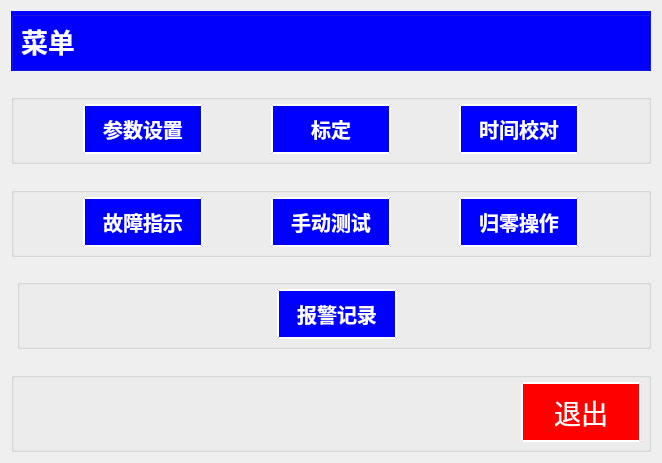
<?xml version="1.0" encoding="UTF-8"?>
<ui version="4.0">
 <class>Form_Meun</class>
 <widget class="QWidget" name="Form_Meun">
  <property name="geometry">
   <rect>
    <x>0</x>
    <y>0</y>
    <width>662</width>
    <height>463</height>
   </rect>
  </property>
  <property name="windowTitle">
   <string>Form</string>
  </property>
  <layout class="QGridLayout" name="gridLayout_7">
   <item row="1" column="1">
    <spacer name="verticalSpacer">
     <property name="orientation">
      <enum>Qt::Vertical</enum>
     </property>
     <property name="sizeHint" stdset="0">
      <size>
       <width>20</width>
       <height>14</height>
      </size>
     </property>
    </spacer>
   </item>
   <item row="2" column="0" colspan="2">
    <widget class="QGroupBox" name="groupBox_2">
     <property name="styleSheet">
      <string notr="true">QGroupBox{ margin-top:0px;} QGroupBox:title {margin-top: 0px;}</string>
     </property>
     <property name="title">
      <string/>
     </property>
     <layout class="QGridLayout" name="gridLayout_4">
      <item row="0" column="4">
       <spacer name="horizontalSpacer_3">
        <property name="orientation">
         <enum>Qt::Horizontal</enum>
        </property>
        <property name="sizeHint" stdset="0">
         <size>
          <width>73</width>
          <height>20</height>
         </size>
        </property>
       </spacer>
      </item>
      <item row="0" column="1">
       <widget class="QPushButton" name="btn_Parameter">
        <property name="minimumSize">
         <size>
          <width>120</width>
          <height>50</height>
         </size>
        </property>
        <property name="maximumSize">
         <size>
          <width>120</width>
          <height>50</height>
         </size>
        </property>
        <property name="font">
         <font>
          <pointsize>15</pointsize>
          <weight>75</weight>
          <italic>false</italic>
          <bold>true</bold>
         </font>
        </property>
        <property name="styleSheet">
         <string notr="true">QPushButton { background-color:rgb(0, 0, 255);} 
QPushButton:hover { background-color: rgb(100, 0, 255); }
QPushButton {color:rgb(255, 255, 255);
                             border-style: outset;
                           	border-width: 2px;
	                         border-color: white;}
</string>
        </property>
        <property name="text">
         <string>参数设置</string>
        </property>
       </widget>
      </item>
      <item row="0" column="5">
       <widget class="QPushButton" name="pushButton_3">
        <property name="minimumSize">
         <size>
          <width>120</width>
          <height>50</height>
         </size>
        </property>
        <property name="maximumSize">
         <size>
          <width>120</width>
          <height>50</height>
         </size>
        </property>
        <property name="font">
         <font>
          <pointsize>15</pointsize>
          <weight>75</weight>
          <italic>false</italic>
          <bold>true</bold>
         </font>
        </property>
        <property name="styleSheet">
         <string notr="true">QPushButton { background-color:rgb(0, 0, 255);} 
QPushButton:hover { background-color: rgb(100, 0, 255); }
QPushButton {color:rgb(255, 255, 255);
                             border-style: outset;
                           	border-width: 2px;
	                         border-color: white;}
</string>
        </property>
        <property name="text">
         <string>时间校对</string>
        </property>
       </widget>
      </item>
      <item row="0" column="3">
       <widget class="QPushButton" name="pushButton_2">
        <property name="minimumSize">
         <size>
          <width>120</width>
          <height>50</height>
         </size>
        </property>
        <property name="maximumSize">
         <size>
          <width>120</width>
          <height>50</height>
         </size>
        </property>
        <property name="font">
         <font>
          <pointsize>15</pointsize>
          <weight>75</weight>
          <italic>false</italic>
          <bold>true</bold>
         </font>
        </property>
        <property name="styleSheet">
         <string notr="true">QPushButton { background-color:rgb(0, 0, 255);} 
QPushButton:hover { background-color: rgb(100, 0, 255); }
QPushButton {color:rgb(255, 255, 255);
                             border-style: outset;
                           	border-width: 2px;
	                         border-color: white;}
</string>
        </property>
        <property name="text">
         <string> 标定 </string>
        </property>
       </widget>
      </item>
      <item row="0" column="2">
       <spacer name="horizontalSpacer_2">
        <property name="orientation">
         <enum>Qt::Horizontal</enum>
        </property>
        <property name="sizeHint" stdset="0">
         <size>
          <width>74</width>
          <height>20</height>
         </size>
        </property>
       </spacer>
      </item>
      <item row="0" column="6">
       <spacer name="horizontalSpacer_4">
        <property name="orientation">
         <enum>Qt::Horizontal</enum>
        </property>
        <property name="sizeHint" stdset="0">
         <size>
          <width>73</width>
          <height>20</height>
         </size>
        </property>
       </spacer>
      </item>
      <item row="0" column="0">
       <spacer name="horizontalSpacer_5">
        <property name="orientation">
         <enum>Qt::Horizontal</enum>
        </property>
        <property name="sizeHint" stdset="0">
         <size>
          <width>73</width>
          <height>20</height>
         </size>
        </property>
       </spacer>
      </item>
     </layout>
    </widget>
   </item>
   <item row="3" column="1">
    <spacer name="verticalSpacer_2">
     <property name="orientation">
      <enum>Qt::Vertical</enum>
     </property>
     <property name="sizeHint" stdset="0">
      <size>
       <width>20</width>
       <height>15</height>
      </size>
     </property>
    </spacer>
   </item>
   <item row="4" column="0" colspan="2">
    <widget class="QGroupBox" name="groupBox_3">
     <property name="styleSheet">
      <string notr="true">QGroupBox{ margin-top:0px;} QGroupBox:title {margin-top: 0px;}</string>
     </property>
     <property name="title">
      <string/>
     </property>
     <layout class="QGridLayout" name="gridLayout_3">
      <item row="0" column="0">
       <spacer name="horizontalSpacer_9">
        <property name="orientation">
         <enum>Qt::Horizontal</enum>
        </property>
        <property name="sizeHint" stdset="0">
         <size>
          <width>70</width>
          <height>20</height>
         </size>
        </property>
       </spacer>
      </item>
      <item row="0" column="1">
       <widget class="QPushButton" name="pushButton_4">
        <property name="minimumSize">
         <size>
          <width>120</width>
          <height>50</height>
         </size>
        </property>
        <property name="maximumSize">
         <size>
          <width>120</width>
          <height>50</height>
         </size>
        </property>
        <property name="font">
         <font>
          <pointsize>15</pointsize>
          <weight>75</weight>
          <italic>false</italic>
          <bold>true</bold>
         </font>
        </property>
        <property name="styleSheet">
         <string notr="true">QPushButton { background-color:rgb(0, 0, 255);} 
QPushButton:hover { background-color: rgb(100, 0, 255); }
QPushButton {color:rgb(255, 255, 255);
                             border-style: outset;
                           	border-width: 2px;
	                         border-color: white;}
</string>
        </property>
        <property name="text">
         <string>故障指示</string>
        </property>
       </widget>
      </item>
      <item row="0" column="2">
       <spacer name="horizontalSpacer_6">
        <property name="orientation">
         <enum>Qt::Horizontal</enum>
        </property>
        <property name="sizeHint" stdset="0">
         <size>
          <width>70</width>
          <height>20</height>
         </size>
        </property>
       </spacer>
      </item>
      <item row="0" column="3">
       <widget class="QPushButton" name="pushButton_5">
        <property name="minimumSize">
         <size>
          <width>120</width>
          <height>50</height>
         </size>
        </property>
        <property name="maximumSize">
         <size>
          <width>120</width>
          <height>50</height>
         </size>
        </property>
        <property name="font">
         <font>
          <pointsize>15</pointsize>
          <weight>75</weight>
          <italic>false</italic>
          <bold>true</bold>
         </font>
        </property>
        <property name="styleSheet">
         <string notr="true">QPushButton { background-color:rgb(0, 0, 255);} 
QPushButton:hover { background-color: rgb(100, 0, 255); }
QPushButton {color:rgb(255, 255, 255);
                             border-style: outset;
                           	border-width: 2px;
	                         border-color: white;}
</string>
        </property>
        <property name="text">
         <string>手动测试</string>
        </property>
       </widget>
      </item>
      <item row="0" column="4">
       <spacer name="horizontalSpacer_7">
        <property name="orientation">
         <enum>Qt::Horizontal</enum>
        </property>
        <property name="sizeHint" stdset="0">
         <size>
          <width>70</width>
          <height>20</height>
         </size>
        </property>
       </spacer>
      </item>
      <item row="0" column="5">
       <widget class="QPushButton" name="pushButton_6">
        <property name="minimumSize">
         <size>
          <width>120</width>
          <height>50</height>
         </size>
        </property>
        <property name="maximumSize">
         <size>
          <width>120</width>
          <height>50</height>
         </size>
        </property>
        <property name="font">
         <font>
          <pointsize>15</pointsize>
          <weight>75</weight>
          <italic>false</italic>
          <bold>true</bold>
         </font>
        </property>
        <property name="styleSheet">
         <string notr="true">QPushButton { background-color:rgb(0, 0, 255);} 
QPushButton:hover { background-color: rgb(100, 0, 255); }
QPushButton {color:rgb(255, 255, 255);
                             border-style: outset;
                           	border-width: 2px;
	                         border-color: white;}
</string>
        </property>
        <property name="text">
         <string>归零操作</string>
        </property>
       </widget>
      </item>
      <item row="0" column="6">
       <spacer name="horizontalSpacer_8">
        <property name="orientation">
         <enum>Qt::Horizontal</enum>
        </property>
        <property name="sizeHint" stdset="0">
         <size>
          <width>70</width>
          <height>20</height>
         </size>
        </property>
       </spacer>
      </item>
     </layout>
    </widget>
   </item>
   <item row="5" column="1">
    <spacer name="verticalSpacer_3">
     <property name="orientation">
      <enum>Qt::Vertical</enum>
     </property>
     <property name="sizeHint" stdset="0">
      <size>
       <width>20</width>
       <height>14</height>
      </size>
     </property>
    </spacer>
   </item>
   <item row="6" column="1">
    <widget class="QGroupBox" name="groupBox_4">
     <property name="styleSheet">
      <string notr="true">QGroupBox{ margin-top:0px;} QGroupBox:title {margin-top: 0px;}</string>
     </property>
     <property name="title">
      <string/>
     </property>
     <layout class="QGridLayout" name="gridLayout_2">
      <item row="0" column="1">
       <widget class="QPushButton" name="btn_Warning">
        <property name="minimumSize">
         <size>
          <width>120</width>
          <height>50</height>
         </size>
        </property>
        <property name="maximumSize">
         <size>
          <width>120</width>
          <height>50</height>
         </size>
        </property>
        <property name="font">
         <font>
          <pointsize>15</pointsize>
          <weight>75</weight>
          <italic>false</italic>
          <bold>true</bold>
         </font>
        </property>
        <property name="styleSheet">
         <string notr="true">QPushButton { background-color:rgb(0, 0, 255);} 
QPushButton:hover { background-color: rgb(100, 0, 255); }
QPushButton {color:rgb(255, 255, 255);
                             border-style: outset;
                           	border-width: 2px;
	                         border-color: white;}
</string>
        </property>
        <property name="text">
         <string>报警记录</string>
        </property>
       </widget>
      </item>
      <item row="0" column="0">
       <spacer name="horizontalSpacer_16">
        <property name="orientation">
         <enum>Qt::Horizontal</enum>
        </property>
        <property name="sizeHint" stdset="0">
         <size>
          <width>250</width>
          <height>20</height>
         </size>
        </property>
       </spacer>
      </item>
      <item row="0" column="3">
       <spacer name="horizontalSpacer_14">
        <property name="orientation">
         <enum>Qt::Horizontal</enum>
        </property>
        <property name="sizeHint" stdset="0">
         <size>
          <width>98</width>
          <height>20</height>
         </size>
        </property>
       </spacer>
      </item>
     </layout>
    </widget>
   </item>
   <item row="7" column="1">
    <spacer name="verticalSpacer_4">
     <property name="orientation">
      <enum>Qt::Vertical</enum>
     </property>
     <property name="sizeHint" stdset="0">
      <size>
       <width>20</width>
       <height>17</height>
      </size>
     </property>
    </spacer>
   </item>
   <item row="8" column="0" colspan="2">
    <widget class="QGroupBox" name="groupBox_5">
     <property name="styleSheet">
      <string notr="true">QGroupBox{ margin-top:0px;} QGroupBox:title {margin-top: 0px;}</string>
     </property>
     <property name="title">
      <string/>
     </property>
     <layout class="QGridLayout" name="gridLayout">
      <item row="0" column="0">
       <spacer name="horizontalSpacer_15">
        <property name="orientation">
         <enum>Qt::Horizontal</enum>
        </property>
        <property name="sizeHint" stdset="0">
         <size>
          <width>528</width>
          <height>20</height>
         </size>
        </property>
       </spacer>
      </item>
      <item row="0" column="1">
       <widget class="QPushButton" name="btn_Quit">
        <property name="minimumSize">
         <size>
          <width>120</width>
          <height>60</height>
         </size>
        </property>
        <property name="maximumSize">
         <size>
          <width>120</width>
          <height>60</height>
         </size>
        </property>
        <property name="font">
         <font>
          <pointsize>20</pointsize>
          <italic>false</italic>
         </font>
        </property>
        <property name="styleSheet">
         <string notr="true">QPushButton { background-color:rgb(255, 0, 0);} 
QPushButton:hover { background-color: rgb(255, 50, 0); }
QPushButton {color:rgb(255, 255, 255);
                             border-style: outset;
                           	border-width: 2px;
	                         border-color: white;}
</string>
        </property>
        <property name="text">
         <string>退出</string>
        </property>
       </widget>
      </item>
     </layout>
    </widget>
   </item>
   <item row="0" column="0" colspan="2">
    <widget class="QGroupBox" name="groupBox">
     <property name="styleSheet">
      <string notr="true">QGroupBox{ background-color:rgb(0, 0, 255);} 
QGroupBox{ margin-top:0px;}
QGroupBox:title {margin-top: 0px;}</string>
     </property>
     <property name="title">
      <string/>
     </property>
     <layout class="QGridLayout" name="gridLayout_5">
      <item row="0" column="0">
       <widget class="QLabel" name="label">
        <property name="font">
         <font>
          <pointsize>20</pointsize>
          <weight>75</weight>
          <italic>false</italic>
          <bold>true</bold>
         </font>
        </property>
        <property name="styleSheet">
         <string notr="true">QLabel{color:rgb(255, 255, 255);}</string>
        </property>
        <property name="text">
         <string>菜单</string>
        </property>
       </widget>
      </item>
      <item row="0" column="1">
       <spacer name="horizontalSpacer">
        <property name="orientation">
         <enum>Qt::Horizontal</enum>
        </property>
        <property name="sizeHint" stdset="0">
         <size>
          <width>559</width>
          <height>20</height>
         </size>
        </property>
       </spacer>
      </item>
     </layout>
    </widget>
   </item>
  </layout>
 </widget>
 <resources/>
 <connections>
  <connection>
   <sender>btn_Quit</sender>
   <signal>clicked()</signal>
   <receiver>Form_Meun</receiver>
   <slot>close()</slot>
   <hints>
    <hint type="sourcelabel">
     <x>599</x>
     <y>414</y>
    </hint>
    <hint type="destinationlabel">
     <x>330</x>
     <y>232</y>
    </hint>
   </hints>
  </connection>
 </connections>
</ui>
